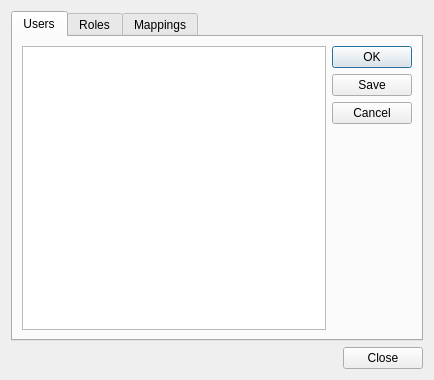
<?xml version="1.0" encoding="UTF-8"?>
<ui version="4.0">
    <class>frmSysManageAccounts</class>
    <widget class="QDialog" name="frmSysManageAccounts">
        <property name="geometry">
            <rect>
                <x>0</x>
                <y>0</y>
                <width>434</width>
                <height>380</height>
            </rect>
        </property>
        <property name="windowTitle">
            <string>Manage System Users and Roles</string>
        </property>
        <layout class="QGridLayout" name="gridLayout">
            <item row="2" column="0">
                <widget class="QDialogButtonBox" name="buttonBox">
                    <property name="orientation">
                        <enum>Qt::Horizontal</enum>
                    </property>
                    <property name="standardButtons">
                        <set>QDialogButtonBox::Close</set>
                    </property>
                </widget>
            </item>
            <item row="1" column="0">
                <widget class="QTabWidget" name="tbUserRole">
                    <property name="currentIndex">
                        <number>0</number>
                    </property>
                    <widget class="QWidget" name="tab">
                        <attribute name="title">
                            <string>Users</string>
                        </attribute>
                        <layout class="QGridLayout" name="gridLayout_2">
                            <item row="0" column="0">
                                <widget class="QListView" name="lstUsers">
                                    <property name="editTriggers">
                                        <set>QAbstractItemView::NoEditTriggers</set>
                                    </property>
                                    <property name="alternatingRowColors">
                                        <bool>true</bool>
                                    </property>
                                    <property name="selectionMode">
                                        <enum>QAbstractItemView::SingleSelection</enum>
                                    </property>
                                    <property name="selectionBehavior">
                                        <enum>QAbstractItemView::SelectRows</enum>
                                    </property>
                                </widget>
                            </item>
                            <item row="0" column="1">
                                <widget class="QDialogButtonBox" name="btnManageUsers">
                                    <property name="orientation">
                                        <enum>Qt::Vertical</enum>
                                    </property>
                                    <property name="standardButtons">
                                        <set>QDialogButtonBox::Cancel|QDialogButtonBox::Ok|QDialogButtonBox::Save</set>
                                    </property>
                                </widget>
                            </item>
                        </layout>
                    </widget>
                    <widget class="QWidget" name="tab_2">
                        <attribute name="title">
                            <string>Roles</string>
                        </attribute>
                        <layout class="QGridLayout" name="gridLayout_3">
                            <item row="0" column="0">
                                <widget class="QListView" name="lstRoles">
                                    <property name="editTriggers">
                                        <set>QAbstractItemView::NoEditTriggers</set>
                                    </property>
                                    <property name="alternatingRowColors">
                                        <bool>true</bool>
                                    </property>
                                    <property name="selectionMode">
                                        <enum>QAbstractItemView::SingleSelection</enum>
                                    </property>
                                    <property name="selectionBehavior">
                                        <enum>QAbstractItemView::SelectRows</enum>
                                    </property>
                                </widget>
                            </item>
                            <item row="0" column="1">
                                <widget class="QDialogButtonBox" name="btnManageRoles">
                                    <property name="orientation">
                                        <enum>Qt::Vertical</enum>
                                    </property>
                                    <property name="standardButtons">
                                        <set>QDialogButtonBox::Apply|QDialogButtonBox::Cancel|QDialogButtonBox::Ok</set>
                                    </property>
                                </widget>
                            </item>
                            <item row="1" column="0">
                                <widget class="QGroupBox" name="groupBox">
                                    <property name="minimumSize">
                                        <size>
                                            <width>0</width>
                                            <height>30</height>
                                        </size>
                                    </property>
                                    <property name="title">
                                        <string>Description:</string>
                                    </property>
                                    <layout class="QGridLayout" name="gridLayout_4">
                                        <item row="0" column="0">
                                            <widget class="QLabel" name="lblRoleDescription">
                                                <property name="font">
                                                    <font>
                                                        <weight>75</weight>
                                                        <bold>true</bold>
                                                    </font>
                                                </property>
                                                <property name="text">
                                                    <string/>
                                                </property>
                                            </widget>
                                        </item>
                                    </layout>
                                </widget>
                            </item>
                        </layout>
                    </widget>
                    <widget class="QWidget" name="tab_3">
                        <attribute name="title">
                            <string>Mappings</string>
                        </attribute>
                        <layout class="QGridLayout" name="gridLayout_5">
                            <item row="0" column="0" colspan="2">
                                <widget class="QLabel" name="label">
                                    <property name="text">
                                        <string>&lt;html&gt;&lt;head/&gt;&lt;body&gt;&lt;p&gt;Click on a role in the
                                            table on the left-hand side below then check/uncheck the users in the table
                                            on the right-hand side to add/remove them in this role.&lt;/p&gt;&lt;/body&gt;&lt;/html&gt;
                                        </string>
                                    </property>
                                    <property name="wordWrap">
                                        <bool>true</bool>
                                    </property>
                                </widget>
                            </item>
                            <item row="1" column="0">
                                <widget class="QListView" name="lstMappingRoles">
                                    <property name="editTriggers">
                                        <set>QAbstractItemView::NoEditTriggers</set>
                                    </property>
                                    <property name="alternatingRowColors">
                                        <bool>true</bool>
                                    </property>
                                    <property name="selectionBehavior">
                                        <enum>QAbstractItemView::SelectRows</enum>
                                    </property>
                                </widget>
                            </item>
                            <item row="1" column="1">
                                <widget class="QListView" name="lstMappingUsers">
                                    <property name="editTriggers">
                                        <set>QAbstractItemView::NoEditTriggers</set>
                                    </property>
                                    <property name="alternatingRowColors">
                                        <bool>true</bool>
                                    </property>
                                    <property name="selectionBehavior">
                                        <enum>QAbstractItemView::SelectRows</enum>
                                    </property>
                                </widget>
                            </item>
                        </layout>
                    </widget>
                </widget>
            </item>
        </layout>
    </widget>
    <connections>
        <connection>
            <sender>buttonBox</sender>
            <signal>rejected()</signal>
            <receiver>frmSysManageAccounts</receiver>
            <slot>close()</slot>
            <hints>
                <hint type="sourcelabel">
                    <x>224</x>
                    <y>359</y>
                </hint>
                <hint type="destinationlabel">
                    <x>224</x>
                    <y>189</y>
                </hint>
            </hints>
        </connection>
    </connections>
</ui>
